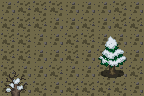

Rendered tile map (Tiled .tmx) drawn with the repository's tilesets; below, a short description and the full map source, tile grids included:
An orthogonal 9x6 tile map with 16x16 px tiles, 3 tile layers (Tile Layer 1, decorations, house).

<map version="1.8" tiledversion="1.8.0" orientation="orthogonal" renderorder="right-down" width="9" height="6" tilewidth="16" tileheight="16" infinite="0" nextlayerid="4" nextobjectid="1">
 <tileset firstgid="1" source="../crates/village_tileset.tsx" />
 <layer id="1" name="Tile Layer 1" width="9" height="6">
  <data encoding="csv">
150,186,186,186,150,150,150,186,150,
186,186,186,150,150,186,150,186,186,
186,186,150,150,186,186,150,150,150,
186,186,150,150,186,150,186,150,150,
186,150,150,186,150,150,186,150,186,
186,150,186,150,186,186,186,186,150
</data>
 </layer>
 <layer id="2" name="decorations" width="9" height="6">
  <data encoding="csv">
0,0,0,0,0,0,0,0,0,
0,0,0,0,0,0,0,0,0,
0,0,0,0,0,0,295,296,0,
0,0,0,0,0,0,331,332,0,
289,290,0,0,0,0,367,368,0,
325,326,0,0,0,0,0,0,0
</data>
 </layer>
 <layer id="3" name="house" width="9" height="6">
  <data encoding="csv">
0,0,319,0,0,0,323,0,0,
0,0,0,0,0,0,0,0,0,
0,0,0,0,0,0,0,0,0,
0,0,0,0,0,0,0,0,0,
0,0,463,0,0,0,0,0,0,
0,0,0,0,0,0,0,0,0
</data>
 </layer>
</map>